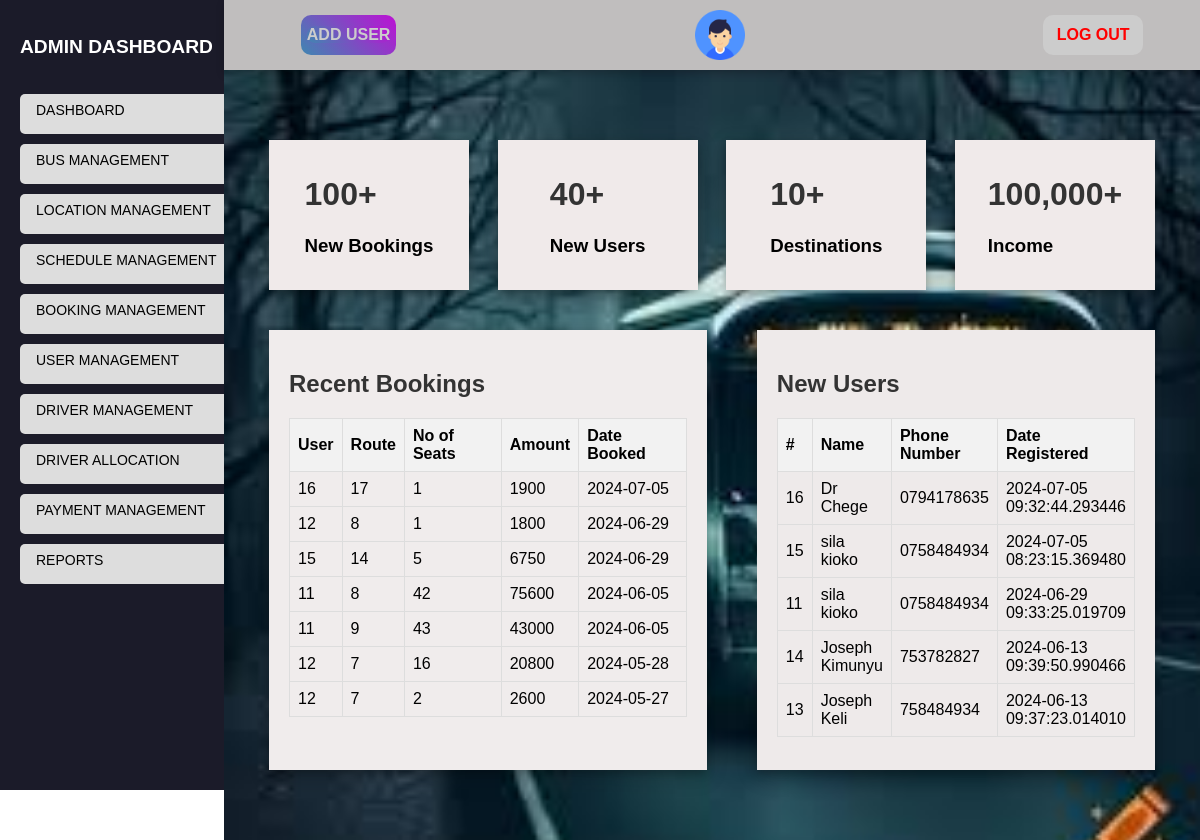
Screenshot of /admin/index.php (signed in) with the database file from the repository.
### tables this page shows
CREATE TABLE `bookings` (
  `booking_id` int NOT NULL AUTO_INCREMENT,
  `scheduleid` int NOT NULL,
  `userid` int NOT NULL,
  `paymentnumber` varchar(100) NOT NULL,
  `numberseats` int NOT NULL,
  `seats` varchar(250) NOT NULL,
  `fare` int NOT NULL,
  `paymentstatus` varchar(100) NOT NULL,
  `bookingcode` varchar(100) NOT NULL,
  `bookingdate` date NOT NULL,
  `lastupdated` timestamp(6) NOT NULL DEFAULT CURRENT_TIMESTAMP(6) ON UPDATE CURRENT_TIMESTAMP(6),
  PRIMARY KEY (`booking_id`)
);

CREATE TABLE `users` (
  `user_id` int NOT NULL AUTO_INCREMENT,
  `firstname` varchar(100) NOT NULL,
  `middlename` varchar(100) NOT NULL,
  `lastname` varchar(100) NOT NULL,
  `idpassport` varchar(100) NOT NULL,
  `phonenumber` varchar(100) NOT NULL,
  `email` varchar(100) NOT NULL,
  `gender` varchar(100) NOT NULL,
  `role` varchar(100) NOT NULL,
  `password` varchar(70) NOT NULL,
  `verified` tinyint NOT NULL,
  `token` varchar(50) NOT NULL,
  `lastupdated` timestamp(6) NOT NULL DEFAULT CURRENT_TIMESTAMP(6) ON UPDATE CURRENT_TIMESTAMP(6),
  PRIMARY KEY (`user_id`)
);

### admin/index.php (the view, shortened to what this page needs)
<?php
require_once '../controllers/admincontroller.php';
?>
<!DOCTYPE html>
<html lang="en">
<head>
    <link rel="stylesheet" href="../css/admin.css">
</head>
<body>
    <div class="sidebar">
        <h2><b>ADMIN DASHBOARD</b></h2>
        <ul>
            <li><a href="index.php">DASHBOARD</a></li>
            <li><a href="buses.php">BUS MANAGEMENT</a></li>
            <li><a href="locations.php">LOCATION MANAGEMENT</a></li>
            <li><a href="schedules.php">SCHEDULE MANAGEMENT</a></li>
            <li><a href="bookings.php">BOOKING MANAGEMENT</a></li>
            <li><a href="users.php">USER MANAGEMENT</a></li>
            <li><a href="drivers.php">DRIVER MANAGEMENT</a></li>
            <li><a href="driverallocation.php">DRIVER ALLOCATION</a></li>
            <li><a href="payments.php">PAYMENT MANAGEMENT</a></li>
            <li><a href="reports.php">REPORTS</a></li>
        </ul>
    </div>
    <div class="main-content">
        <div class="header">
            <div class="nav">
                <div class="user">
                    <button class="btn"><a href="newuser.php" class="btn"><b>ADD USER</b></a></button>
                    <div class="img-case">
                        <a href="adminprofile.php"><img src="../images/user.png"></a>
                    </div>
                    <button class="log-btn"><a href="index.php?logout=1" style="color: red;" class="logout"><b>LOG OUT</b></a></button>
                </div>
            </div>
        </div>
        <div class="content">
            <div class="cards">
                <div class="card">
                    <div class="box">
                        <h1>100+</h1>
                        <h3>New Bookings</h3>
                    </div>
                </div>
                <div class="card">
                    <div class="box">
                        <h1>40+</h1>
                        <h3>New Users</h3>
                    </div>
                </div>
                <div class="card">
                    <div class="box">
                        <h1>10+</h1>
                        <h3>Destinations</h3>
                    </div>
                </div>
                <div class="card">
                    <div class="box">
                        <h1>100,000+</h1>
                        <h3>Income</h3>
                    </div>
                </div>
            </div>
            <div class="content-2">
                <div class="recent-bookings">
                    <div class="title">
                        <h2>Recent Bookings</h2>
                    </div>
                    <table>
                        <tr>
                            <th>User</th>
                            <th>Route</th>
                            <th>No of Seats</th>
                            <th>Amount</th>
                            <th id="date">Date Booked</th>
                        </tr>
                        <?php
                        $sql = "SELECT * FROM bookings ORDER BY bookingdate DESC LIMIT 10";
                        $result = $conn->query($sql);
                        while($booking_r = $result->fetch_assoc()) {
                            echo "<tr>";
                            echo "<td>" . $booking_r["userid"] . "</td>";
                            echo "<td>" . $booking_r["scheduleid"] . "</td>";
                            echo "<td>" . $booking_r["numberseats"] . "</td>";
                            echo "<td>" . $booking_r["fare"] . "</td>";
                            echo "<td id='date'>" . $booking_r["bookingdate"] . "</td>";
                            echo "</tr>";
                        }
                        ?>
                    </table>
                </div>
                <div class="new-users">
                    <div class="title">
                        <h2>New Users</h2>
                    </div>
                    <table>
                        <tr>
                            <th>#</th>
                            <th>Name</th>
                            <th>Phone Number</th>
                            <th>Date Registered</th>
                        </tr>
                        <?php
                        $sql = "SELECT * FROM users ORDER BY lastupdated DESC LIMIT 10";
                        $result = $conn->query($sql);
                        while($user_r = $result->fetch_assoc()) {
                            echo "<tr>";
                            echo "<td>" . $user_r["user_id"] . "</td>";
                            echo "<td>" . $user_r["firstname"]. " " .$user_r["lastname"] . "</td>";
                            echo "<td>" . $user_r["phonenumber"] . "</td>";
                            echo "<td>" . $user_r["lastupdated"] . "</td>";
                            echo "</tr>";
                        }
                        ?>
                    </table>
                </div>
            </div>
        </div>
    </div>
</body>
</html>

### css/admin.css (style rules this page uses)
body { margin: 0; padding: 0; font-family: Arial, sans-serif; }
.sidebar { position: fixed; width: 250px; justify-content: flex-start; background-color: rgb(0, 0, 0); background-color: rgb(27, 27, 41); display: flex; flex-direction: column; color: #fff; padding: 20px; height: 750px; }
.sidebar h2 { margin-bottom: 20px; font-size: larger; color: #fff; }
.sidebar ul { list-style-type: none; padding: 0; }
.sidebar ul li { margin-bottom: 10px; height: 40px; background-color: #ddd; color: black; border-radius: 5px; }
.sidebar ul li a { text-decoration: none; font-family: sans-serif; font-size: 14px; color: black; display: block; padding: 8px 16px; border-radius: 4px; transition: background-color 0.3s ease; }
.main-content { padding: 20px; background-image: url(../images/dash1.jpeg); background-position: center; background-size: cover; background-repeat: no-repeat; position: absolute; right: 0; width: 78vw; min-height: 100vh; }
h1, h2 { color: #333; }
table { width: 100%; border-collapse: collapse; }
table th, table td { border: 1px solid #ddd; padding: 8px; }
table th { background-color: #f2f2f2; text-align: left; }
ul { list-style-type: none; padding: 0; }
li { margin-bottom: 5px; }
.main-content .header { position: fixed; top: 0; right: 0; width: 78vw; display: flex; padding: 10px; padding-left: 30px; box-shadow: 0 4px 8px 0 rgba(0,0,0,0.2); z-index: 1; text-align: center; justify-content: space-around; background-color: rgb(0, 0, 0); background-color: rgb(192, 190, 190); color: #fff; }
.main-content .header .nav { width: 90%; }
.main-content .header .nav .user { display: flex; justify-content: space-between; align-items: center; }
.nav .user .log-btn { display: inline-block; text-decoration: none; border-radius: 10px; border: none; background-color: #ccc; height: 40px; width: 100px; font-size: 16px; cursor: pointer; }
.nav .user a { text-decoration: none; }
.nav .user .btn { border-radius: 10px; border: none; background-image: linear-gradient(45deg, #3f87b1, #bd10d4); color: #ccc; text-align: center; text-decoration: none; height: 40px; min-width: 90px; font-size: medium; cursor: pointer; }
.main-content .header .nav .user .img-case img { width: 40px; height: 40px; }
.main-content .header .nav .user .img-case { display: flex; position: relative; width: 50px; height: 50px; }
.main-content .header .nav .user .img-case img { position: absolute; top: 0; left: 0; width: 100%; height: 100%; }
.main-content .content { position: relative; margin-top: 10vh; min-height: 90vh; }
.main-content .content .cards { padding: 20px 15px; display: flex; align-items: center; justify-content: space-between; flex-wrap: wrap; }
.main-content .content .cards .card { width: 200px; height: 150px; background: rgb(0, 0, 0); background-color: #f0eaea; margin: 20px 10px; display: flex; align-items: center; justify-content: space-around; box-shadow: 0 4px 8px 0 rgba(0,0,0,0.2), 0 6px 20px 0 rgba(0,0,0,0.19); }
.main-content .content .content-2 { min-height: 60vh; display: flex; justify-content: space-around; align-items: flex-start; flex-wrap: wrap; }
.main-content .content .content-2 .recent-bookings { min-height: 50vh; flex: 5; background: rgb(240, 236, 236); margin: 0 25px 25px 25px; padding: 20px; box-shadow: 0 4px 8px 0 rgba(0,0,0,0.2), 0 6px 20px 0 rgba(0,0,0,0.19); display: flex; flex-direction: column; }
.main-content .content .content-2 .new-users { flex: 2; background: rgb(238, 234, 234); min-height: 50vh; margin: 0 25px; padding: 20px; box-shadow: 0 4px 8px 0 rgba(0,0,0,0.2), 0 6px 20px 0 rgba(0,0,0,0.19); display: flex; flex-direction: column; }

### rows the page displays
bookings: userid "16", scheduleid "17", numberseats "1", fare "1900", bookingdate "2024-07-05"
bookings: userid "12", scheduleid "8", numberseats "1", fare "1800", bookingdate "2024-06-29"
bookings: userid "15", scheduleid "14", numberseats "5", fare "6750", bookingdate "2024-06-29"
bookings: userid "11", scheduleid "8", numberseats "42", fare "75600", bookingdate "2024-06-05"
bookings: userid "11", scheduleid "9", numberseats "43", fare "43000", bookingdate "2024-06-05"
bookings: userid "12", scheduleid "7", numberseats "16", fare "20800", bookingdate "2024-05-28"
bookings: userid "12", scheduleid "7", numberseats "2", fare "2600", bookingdate "2024-05-27"
users: user_id "16", firstname "Dr", lastname "Chege", phonenumber "0794178635", lastupdated "2024-07-05 09:32:44.293446"
users: user_id "15", firstname "sila", lastname "kioko", phonenumber "0758484934", lastupdated "2024-07-05 08:23:15.369480"
users: user_id "11", firstname "sila", lastname "kioko", phonenumber "0758484934", lastupdated "2024-06-29 09:33:25.019709"
users: user_id "14", firstname "Joseph", lastname "Kimunyu", phonenumber "753782827", lastupdated "2024-06-13 09:39:50.990466"
users: user_id "13", firstname "Joseph", lastname "Keli", phonenumber "758484934", lastupdated "2024-06-13 09:37:23.014010"
